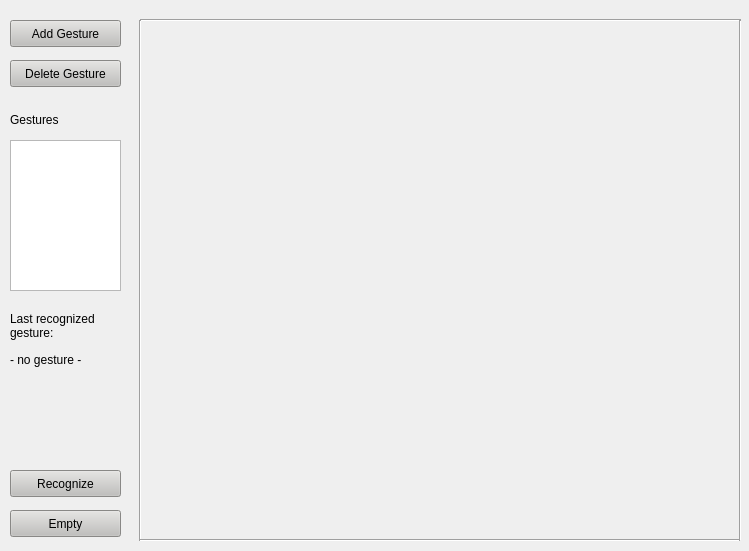
<?xml version="1.0" encoding="UTF-8"?>
<ui version="4.0">
 <class>Form</class>
 <widget class="QWidget" name="Form">
  <property name="geometry">
   <rect>
    <x>0</x>
    <y>0</y>
    <width>749</width>
    <height>551</height>
   </rect>
  </property>
  <property name="windowTitle">
   <string>Gesture Recognizer</string>
  </property>
  <widget class="QPushButton" name="addButton">
   <property name="geometry">
    <rect>
     <x>10</x>
     <y>20</y>
     <width>111</width>
     <height>27</height>
    </rect>
   </property>
   <property name="styleSheet">
    <string notr="true">background-color: rgb(192, 191, 188)</string>
   </property>
   <property name="text">
    <string>Add Gesture</string>
   </property>
  </widget>
  <widget class="QPushButton" name="emptyButton">
   <property name="geometry">
    <rect>
     <x>10</x>
     <y>510</y>
     <width>111</width>
     <height>27</height>
    </rect>
   </property>
   <property name="styleSheet">
    <string notr="true">background-color: rgb(192, 191, 188);</string>
   </property>
   <property name="text">
    <string>Empty</string>
   </property>
  </widget>
  <widget class="QPushButton" name="recoButton">
   <property name="geometry">
    <rect>
     <x>10</x>
     <y>470</y>
     <width>111</width>
     <height>27</height>
    </rect>
   </property>
   <property name="styleSheet">
    <string notr="true">background-color: rgb(192, 191, 188);</string>
   </property>
   <property name="text">
    <string>Recognize</string>
   </property>
  </widget>
  <widget class="Line" name="lineTop">
   <property name="geometry">
    <rect>
     <x>140</x>
     <y>10</y>
     <width>601</width>
     <height>20</height>
    </rect>
   </property>
   <property name="orientation">
    <enum>Qt::Horizontal</enum>
   </property>
  </widget>
  <widget class="Line" name="lineLeft">
   <property name="geometry">
    <rect>
     <x>130</x>
     <y>20</y>
     <width>20</width>
     <height>521</height>
    </rect>
   </property>
   <property name="orientation">
    <enum>Qt::Vertical</enum>
   </property>
  </widget>
  <widget class="Line" name="lineBottom">
   <property name="geometry">
    <rect>
     <x>140</x>
     <y>530</y>
     <width>601</width>
     <height>20</height>
    </rect>
   </property>
   <property name="orientation">
    <enum>Qt::Horizontal</enum>
   </property>
  </widget>
  <widget class="Line" name="lineRight">
   <property name="geometry">
    <rect>
     <x>730</x>
     <y>20</y>
     <width>20</width>
     <height>521</height>
    </rect>
   </property>
   <property name="orientation">
    <enum>Qt::Vertical</enum>
   </property>
  </widget>
  <widget class="QListWidget" name="gestureList">
   <property name="geometry">
    <rect>
     <x>10</x>
     <y>140</y>
     <width>111</width>
     <height>151</height>
    </rect>
   </property>
  </widget>
  <widget class="QLabel" name="gestureListLabel">
   <property name="geometry">
    <rect>
     <x>10</x>
     <y>110</y>
     <width>67</width>
     <height>19</height>
    </rect>
   </property>
   <property name="text">
    <string>Gestures</string>
   </property>
  </widget>
  <widget class="QLabel" name="label_2">
   <property name="geometry">
    <rect>
     <x>40</x>
     <y>330</y>
     <width>67</width>
     <height>19</height>
    </rect>
   </property>
   <property name="text">
    <string/>
   </property>
  </widget>
  <widget class="QLabel" name="gestureInfoLabel">
   <property name="geometry">
    <rect>
     <x>10</x>
     <y>300</y>
     <width>121</width>
     <height>51</height>
    </rect>
   </property>
   <property name="text">
    <string>Last recognized gesture:</string>
   </property>
   <property name="wordWrap">
    <bool>true</bool>
   </property>
  </widget>
  <widget class="QLabel" name="gestureRecognizeLabel">
   <property name="geometry">
    <rect>
     <x>10</x>
     <y>350</y>
     <width>111</width>
     <height>19</height>
    </rect>
   </property>
   <property name="text">
    <string>- no gesture -</string>
   </property>
   <property name="wordWrap">
    <bool>true</bool>
   </property>
  </widget>
  <widget class="QPushButton" name="deleteButton">
   <property name="geometry">
    <rect>
     <x>10</x>
     <y>60</y>
     <width>111</width>
     <height>27</height>
    </rect>
   </property>
   <property name="styleSheet">
    <string notr="true">background-color: rgb(192, 191, 188)</string>
   </property>
   <property name="text">
    <string>Delete Gesture</string>
   </property>
  </widget>
 </widget>
 <resources/>
 <connections/>
</ui>
